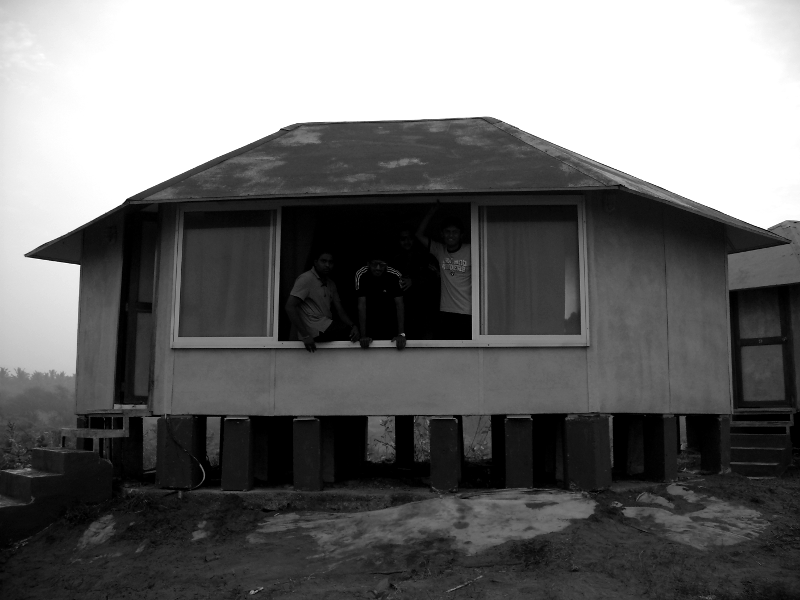
#> input picture assignment-2/image.png, 800 x 600 px
$ python ImageContrastEnhancement.py   (older library calls are emulated)
#> lines starting #> are read from the running program, lines starting #| are printed output that depends on the picture
import cv2
import numpy as np
from copy import deepcopy
import math
from configHW2 import cfg


def show_img(img, name='image', size=None):
    img = cv2.resize(img, size) if size is not None else img
    cv2.imshow(name, img)
    cv2.waitKey(0)


def histogram_equalization(img, clip_l=None):  # клипирование не доделано, не разобралась с багом
    hist, bins = np.histogram(img.flatten(), bins=256)
    if clip_l is not None:
        r = len(hist)
        top = clip_l
        bottom, s = 0, 0
        while top-bottom > 1:
            mid = (top+bottom)/2
            a = [p for p in hist if p > mid]
            s = np.sum(a)
            if s > (clip_l - mid)*r:
                top = mid
            else:
                bottom = mid
        bottom = round(bottom)
        p = bottom + s/r
        l = clip_l - p
        hist_ = [None for _ in range(len(hist))]
        for i in range(len(hist)):
            if hist[i] < p:
                hist_[i] = hist[i] + l
            else:
                hist_[i] = clip_l
        hist = hist_
    pdf = hist / np.sum(hist)
    cdf = np.cumsum(pdf)
    cdf = np.array([int(round(c)) for c in cdf / np.float(cdf[-1]) * 255])
    res_img = np.reshape(cdf[img.flatten()], img.shape).astype(np.uint16)
    return res_img, cdf


def get_splitted_image(img):
    h, w = img.shape
    h_squares_pixels_num, w_squares_pixels_num = int(math.floor(h / cfg.squares_num)), int(
        math.floor(w / cfg.squares_num))
    h_mod_square_num, w_mod_square_num = h % cfg.squares_num,  w % cfg.squares_num

    splitted_image_ = [[[] for _ in range(cfg.squares_num)] for _ in range(cfg.squares_num)]
    checkpoints_ = []
    checkpoints_ids = [[[] for _ in range(cfg.squares_num)] for _ in range(cfg.squares_num)]
    lookup_tables_ = [[[] for _ in range(cfg.squares_num)] for _ in range(cfg.squares_num)]
    for i in range(cfg.squares_num):
        i1, i2 = i * h_squares_pixels_num, (i + 1) * h_squares_pixels_num
        i2 += h_mod_square_num if i == cfg.squares_num - 1 else 0
        cur_line = img[i1:i2, :]
        i_center = i2 - int(round((i2 - i1) / 2))
        for j in range(cfg.squares_num):
            j1, j2 = j * w_squares_pixels_num, (j + 1) * w_squares_pixels_num
            j2 += w_mod_square_num if j == cfg.squares_num - 1 else 0
            splitted_image_[i][j] = cur_line[:, j1:j2]
            _, lookup_tables_[i][j] = histogram_equalization(np.array(splitted_image_[i][j]))
            j_center = j2 - int(round((j2 - j1) / 2))
            checkpoints_.append([i_center, j_center])
            checkpoints_ids[i][j] = [i_center, j_center]
    return splitted_image_, (checkpoints_, checkpoints_ids), lookup_tables_


if __name__ == '__main__':
    source_img = cv2.imread(cfg.path_to_img)
#> source_img is the input picture: shape (600, 800, 3); min 0, max 255, mean 110.1
    source_img = cv2.cvtColor(source_img, cv2.COLOR_BGR2GRAY)
#> source_img: shape (600, 800)
    source_img_ = deepcopy(source_img)
    source_img_min_val, source_img_max_val = np.min(source_img), np.max(source_img)
#> source_img_min_val = 0; source_img_max_val = 255
    # show_img(source_img)

    contextual_regions, checkpoints, lookup_tables = get_splitted_image(source_img)
#> the loop in get_splitted_image, `for i in range(cfg.squares_num):` made 8 passes
#> pass 3, in get_splitted_image, `cur_line = img[i1:i2, :]`:
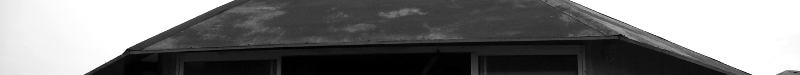
#> cur_line: shape (75, 800); min 0, max 255, mean 120.7
#> after the loop in get_splitted_image, `for i in range(cfg.squares_num):`: checkpoints_ = 64 pairs, first value 37 to 562, second value 50 to 750; checkpoints_ids = 8 items
#> contextual_regions = 8 items; lookup_tables = 8 items
    xs_ckpt, ys_ckpt = np.array(checkpoints[0])[:, 0], np.array(checkpoints[0])[:, 1]
#> xs_ckpt = 64 values from 37 to 562; ys_ckpt = 64 values, max 750 at index 7, min 50 at index 0, mean 400
    min_x_ckpt, max_x_ckpt, min_y_ckpt, max_y_ckpt = min(xs_ckpt), max(xs_ckpt), min(ys_ckpt), max(ys_ckpt)
#> min_x_ckpt = 37; max_x_ckpt = 562; min_y_ckpt = 50; max_y_ckpt = 750

    blocks, v_border_blocks, h_border_blocks = [], [], []
    l_tables, l_tables_corn, v_border_tables, h_border_tables = [], [], [], []
    a = checkpoints[1]
#> a = 8 items
    for i in range(len(a)):
        for j in range(len(a)):
            if i in range(1, len(a)) and j in range(1, len(a)):
                blocks.append([a[i-1][j-1], a[i-1][j], a[i][j], a[i][j-1]])
                l_tables.append([lookup_tables[i-1][j-1], lookup_tables[i-1][j], lookup_tables[i][j], lookup_tables[i][j-1]])
            if a[i][j][0]==min_x_ckpt and a[i][j][1]==min_y_ckpt:
                cur_img_block = source_img[:min_x_ckpt, :min_y_ckpt]
                res_img_block = lookup_tables[i][j][cur_img_block]
                up_l_corner_block = res_img_block
            if a[i][j][0]==min_x_ckpt and a[i][j][1]==max_y_ckpt:
                cur_img_block = source_img[:min_x_ckpt, max_y_ckpt:]
                res_img_block = lookup_tables[i][j][cur_img_block]
                up_r_corner_block = res_img_block
            if a[i][j][0]==max_x_ckpt and a[i][j][1]==min_y_ckpt:
                cur_img_block = source_img[max_x_ckpt:, :min_y_ckpt]
                res_img_block = lookup_tables[i][j][cur_img_block]
                l_l_corner_block = res_img_block
            if a[i][j][0]==max_x_ckpt and a[i][j][1]==max_y_ckpt:
                cur_img_block = source_img[max_x_ckpt:, max_y_ckpt:]
                res_img_block = lookup_tables[i][j][cur_img_block]
                l_r_corner_block = res_img_block
            # vertical borders
            if (a[i][j][1]==min_y_ckpt or a[i][j][1]==max_y_ckpt) and a[i][j][0] < max_x_ckpt:
                v_border_blocks.append([a[i][j], a[i+1][j]])
                v_border_tables.append([lookup_tables[i][j], lookup_tables[i+1][j]])
            # horizontal borders
            if (a[i][j][0] == min_x_ckpt or a[i][j][0] == max_x_ckpt) and a[i][j][1] < max_y_ckpt:
                h_border_blocks.append([a[i][j], a[i][j+1]])
                h_border_tables.append([lookup_tables[i][j], lookup_tables[i][j+1]])
#> this loop made 8 passes
#> after the loop, blocks = 49 items; h_border_blocks = 14 items; h_border_tables = 14 items; l_tables = 49 items; v_border_blocks = 14 items; v_border_tables = 14 items

    all_blocks = [[] for _ in range(cfg.squares_num-1)]  # blocks of blue zone
    k = -1
    for b_id, b in enumerate(blocks):
        xs, ys = np.array(b)[:, 0], np.array(b)[:, 1]
        min_bx, max_bx, min_by, max_by = np.min(xs), np.max(xs), np.min(ys), np.max(ys)
        cur_img_block = source_img[min_bx:max_bx, min_by:max_by]
        lts = l_tables[b_id]
        up_l_lt, up_r_lt, low_r_lt, low_l_lt = lts[0], lts[1], lts[2], lts[3]

        for i in range(cur_img_block.shape[0]):
            for j in range(cur_img_block.shape[1]):
                pxl = cur_img_block[i][j]
                up_l_map, up_r_map, low_r_map, low_l_map = up_l_lt[pxl], up_r_lt[pxl], low_r_lt[pxl], low_l_lt[pxl]
                a_const = (min_by+j - min_by) / (max_by - min_by)
                b_const = (min_bx+i - min_bx) / (max_bx - min_bx)
                # res = (1-a_const)*(1-b_const)*up_l_map + b_const*(1-a_const)*low_l_map + (1-b_const)*a_const*up_r_map+a_const*b_const*low_r_map
                res = (1-a_const)*(1-b_const)*up_l_map + b_const*(1-a_const)*low_l_map + (1-b_const)*a_const*up_r_map+a_const*b_const*low_r_map
                cur_img_block[i][j] = res
        if b_id % (cfg.squares_num-1) == 0:
            k+=1
        all_blocks[k].append(cur_img_block)
#> this loop made 49 passes
#> (b, xs, ys, min_bx, max_bx, min_by, max_by) on passes 1 to 6: ([[37, 50], [37, 150], [112, 150], [112, 50]], [37, 37, 112, 112], [50, 150, 150, 50], 37, 112, 50, 150), ([[37, 150], [37, 250], [112, 250], [112, 150]], [37, 37, 112, 112], [150, 250, 250, 150], 37, 112, 150, 250), ([[37, 250], [37, 350], [112, 350], [112, 250]], [37, 37, 112, 112], [250, 350, 350, 250], 37, 112, 250, 350), ([[37, 350], [37, 450], [112, 450], [112, 350]], [37, 37, 112, 112], [350, 450, 450, 350], 37, 112, 350, 450), ([[37, 450], [37, 550], [112, 550], [112, 450]], [37, 37, 112, 112], [450, 550, 550, 450], 37, 112, 450, 550), ([[37, 550], [37, 650], [112, 650], [112, 550]], [37, 37, 112, 112], [550, 650, 650, 550], 37, 112, 550, 650)
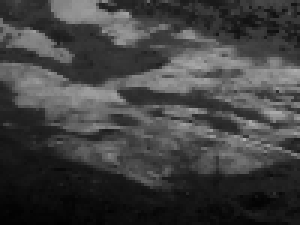
#> cur_img_block: shape (75, 100) (shown 3 times larger); min 1, max 178, mean 64.9
#> after the loop, k = 6
    for i in range(len(all_blocks)):
        all_blocks[i] = np.concatenate(all_blocks[i], 1)
    blue_zone_img=np.concatenate(all_blocks, 0)

    # get borders
    # vertical
    l_v_blocks, r_v_blocks = [], []
    for vb_id, vb in enumerate(v_border_blocks):
        xs, ys = np.array(vb)[:, 0], np.array(vb)[:, 1]
        min_vbx, max_vbx, min_vby = np.min(xs), np.max(xs), np.min(ys)
        lts = v_border_tables[vb_id]
        up_lt, low_lt = lts[0], lts[1]
        if min_vby == min_y_ckpt:
            cur_img_block = source_img[min_vbx:max_vbx, :min_y_ckpt]
            type = 'l'
        else:
            cur_img_block = source_img[min_vbx:max_vbx, max_y_ckpt:]
            type = 'r'
        for i in range(cur_img_block.shape[0]):
            for j in range(cur_img_block.shape[1]):
                pxl = cur_img_block[i][j]
                up_m, low_m = up_lt[pxl], low_lt[pxl]
                a_c = (min_vbx+i - min_vbx)/(max_vbx - min_vbx)
                res = a_c * low_m + (1-a_c) * up_m
                cur_img_block[i][j] = res
        if type == 'l':
            l_v_blocks.append(cur_img_block)
        else:
            r_v_blocks.append(cur_img_block)
#> this loop made 14 passes
#> (vb, ys, min_vbx, max_vbx, min_vby, type) on passes 1 to 12: ([[37, 50], [112, 50]], [50, 50], 37, 112, 50, 'l'), ([[37, 750], [112, 750]], [750, 750], 37, 112, 750, 'r'), ([[112, 50], [187, 50]], [50, 50], 112, 187, 50, 'l'), ([[112, 750], [187, 750]], [750, 750], 112, 187, 750, 'r'), ([[187, 50], [262, 50]], [50, 50], 187, 262, 50, 'l'), ([[187, 750], [262, 750]], [750, 750], 187, 262, 750, 'r'), ([[262, 50], [337, 50]], [50, 50], 262, 337, 50, 'l'), ([[262, 750], [337, 750]], [750, 750], 262, 337, 750, 'r'), ([[337, 50], [412, 50]], [50, 50], 337, 412, 50, 'l'), ([[337, 750], [412, 750]], [750, 750], 337, 412, 750, 'r'), ([[412, 50], [487, 50]], [50, 50], 412, 487, 50, 'l'), ([[412, 750], [487, 750]], [750, 750], 412, 487, 750, 'r')
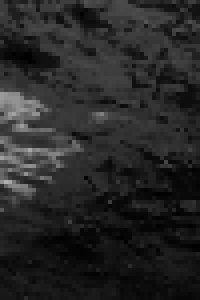
#> cur_img_block: shape (75, 50) (shown 4 times larger); min 0, max 175, mean 39.1
#> after the loop, l_v_blocks = 7 items; r_v_blocks = 7 items

    # horizontal
    u_h_blocks, l_h_blocks = [], []
    for hb_id, hb in enumerate(h_border_blocks):
        xs, ys = np.array(hb)[:, 0], np.array(hb)[:, 1]
        min_hbx, min_hby, max_hby = np.min(xs), np.min(ys), np.max(ys)
        lts = h_border_tables[hb_id]
        l_lt, r_lt = lts[0], lts[1]
        if min_hbx == min_x_ckpt:
            cur_img_block = source_img[:min_x_ckpt, min_hby:max_hby]
            type = 'u'
        else:
            cur_img_block = source_img[max_x_ckpt:, min_hby:max_hby]
            type = 'l'
        for i in range(cur_img_block.shape[0]):
            for j in range(cur_img_block.shape[1]):
                pxl = cur_img_block[i][j]
                up_m, low_m = l_lt[pxl], r_lt[pxl]
                a_c = (min_vbx+i - min_vbx)/(max_vbx - min_vbx)
                # a_c, b_c = (max_hby - i)/(max_hby - min_hby), (i - min_hby)/(max_hby - min_hby)
                res = (1-a_c) * up_m + a_c * low_m
                cur_img_block[i][j] = res
        if type == 'u':
            u_h_blocks.append(cur_img_block)
        else:
            l_h_blocks.append(cur_img_block)
#> this loop made 14 passes
#> (hb, xs, min_hbx, min_hby, max_hby, type) on passes 1 to 12: ([[37, 50], [37, 150]], [37, 37], 37, 50, 150, 'u'), ([[37, 150], [37, 250]], [37, 37], 37, 150, 250, 'u'), ([[37, 250], [37, 350]], [37, 37], 37, 250, 350, 'u'), ([[37, 350], [37, 450]], [37, 37], 37, 350, 450, 'u'), ([[37, 450], [37, 550]], [37, 37], 37, 450, 550, 'u'), ([[37, 550], [37, 650]], [37, 37], 37, 550, 650, 'u'), ([[37, 650], [37, 750]], [37, 37], 37, 650, 750, 'u'), ([[562, 50], [562, 150]], [562, 562], 562, 50, 150, 'l'), ([[562, 150], [562, 250]], [562, 562], 562, 150, 250, 'l'), ([[562, 250], [562, 350]], [562, 562], 562, 250, 350, 'l'), ([[562, 350], [562, 450]], [562, 562], 562, 350, 450, 'l'), ([[562, 450], [562, 550]], [562, 562], 562, 450, 550, 'l')
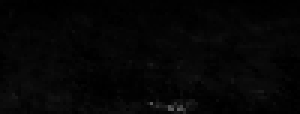
#> cur_img_block: shape (38, 100) (shown 3 times larger); min 0, max 92, mean 5.4
#> after the loop, l_h_blocks = 7 items; u_h_blocks = 7 items

    l_v, r_v = np.concatenate(l_v_blocks), np.concatenate(r_v_blocks)
    u_h, l_h = np.concatenate(u_h_blocks, 1), np.concatenate(l_h_blocks, 1)
    res = np.concatenate([l_v, blue_zone_img, r_v], axis=1)
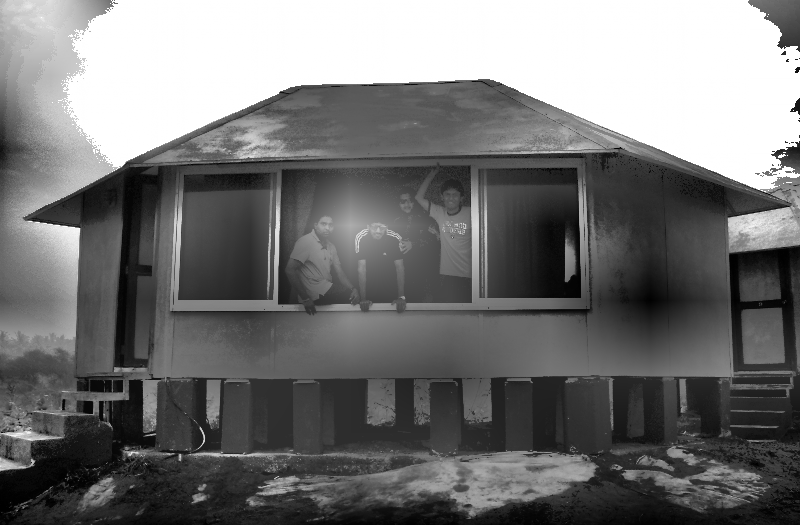
#> res: shape (525, 800); min 0, max 255, mean 115.7
    u_h = np.concatenate([up_l_corner_block, u_h, up_r_corner_block], axis=1)
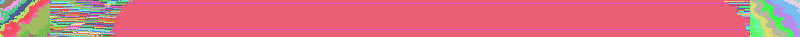
#> u_h: shape (37, 800) int64; 127 distinct labels, from 81 to 255; one colour per label, 0 black
    l_h = np.concatenate([l_l_corner_block, l_h, l_r_corner_block], axis=1)
#> l_h: shape (38, 800) int64
    res = np.concatenate([u_h, res, l_h], axis=0)
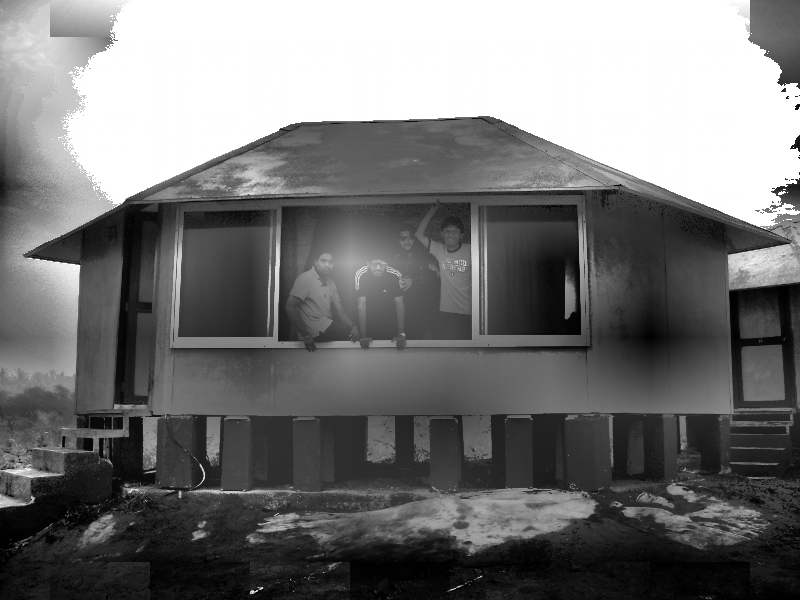
#> res: shape (600, 800) int64; min 0, max 255, mean 116.7
    # res = (res - np.min(res))/ (np.max(res) - np.min(res)) * 255
    show_img(res.astype('uint8'))
